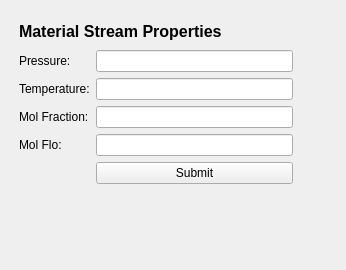
<?xml version="1.0" encoding="UTF-8"?>
<ui version="4.0">
 <class>Form</class>
 <widget class="QWidget" name="Form">
  <property name="geometry">
   <rect>
    <x>0</x>
    <y>0</y>
    <width>346</width>
    <height>270</height>
   </rect>
  </property>
  <property name="sizePolicy">
   <sizepolicy hsizetype="Minimum" vsizetype="Minimum">
    <horstretch>0</horstretch>
    <verstretch>0</verstretch>
   </sizepolicy>
  </property>
  <property name="minimumSize">
   <size>
    <width>250</width>
    <height>250</height>
   </size>
  </property>
  <property name="windowTitle">
   <string>Form</string>
  </property>
  <widget class="QStackedWidget" name="stackedWidget">
   <property name="geometry">
    <rect>
     <x>10</x>
     <y>0</y>
     <width>301</width>
     <height>351</height>
    </rect>
   </property>
   <property name="currentIndex">
    <number>1</number>
   </property>
   <widget class="QWidget" name="page_5"/>
   <widget class="QWidget" name="page_6">
    <widget class="QWidget" name="formLayoutWidget_2">
     <property name="geometry">
      <rect>
       <x>9</x>
       <y>19</y>
       <width>274</width>
       <height>211</height>
      </rect>
     </property>
     <layout class="QFormLayout" name="formLayout">
      <item row="1" column="0">
       <widget class="QLabel" name="label_10">
        <property name="text">
         <string>Pressure:</string>
        </property>
       </widget>
      </item>
      <item row="2" column="0">
       <widget class="QLabel" name="label_11">
        <property name="text">
         <string>Temperature:</string>
        </property>
       </widget>
      </item>
      <item row="3" column="0">
       <widget class="QLabel" name="label_12">
        <property name="text">
         <string>Mol Fraction:</string>
        </property>
       </widget>
      </item>
      <item row="1" column="1">
       <widget class="QLineEdit" name="lineEdit"/>
      </item>
      <item row="2" column="1">
       <widget class="QLineEdit" name="lineEdit_2"/>
      </item>
      <item row="3" column="1">
       <widget class="QLineEdit" name="lineEdit_3"/>
      </item>
      <item row="0" column="0" colspan="2">
       <widget class="QLabel" name="label">
        <property name="sizePolicy">
         <sizepolicy hsizetype="Preferred" vsizetype="Fixed">
          <horstretch>0</horstretch>
          <verstretch>0</verstretch>
         </sizepolicy>
        </property>
        <property name="minimumSize">
         <size>
          <width>0</width>
          <height>25</height>
         </size>
        </property>
        <property name="font">
         <font>
          <pointsize>12</pointsize>
          <weight>75</weight>
          <bold>true</bold>
         </font>
        </property>
        <property name="text">
         <string>Material Stream Properties</string>
        </property>
       </widget>
      </item>
      <item row="4" column="1">
       <widget class="QLineEdit" name="lineEdit_4"/>
      </item>
      <item row="4" column="0">
       <widget class="QLabel" name="label_14">
        <property name="text">
         <string>Mol Flo:</string>
        </property>
       </widget>
      </item>
      <item row="6" column="1">
       <widget class="QPushButton" name="pushButton_29">
        <property name="text">
         <string>Submit</string>
        </property>
       </widget>
      </item>
     </layout>
    </widget>
   </widget>
   <widget class="QWidget" name="page_7"/>
   <widget class="QWidget" name="page_8"/>
  </widget>
 </widget>
 <resources/>
 <connections/>
</ui>
